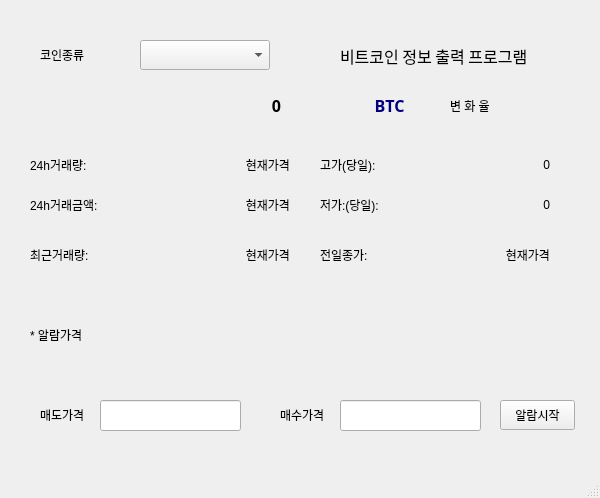
<?xml version="1.0" encoding="UTF-8"?>
<ui version="4.0">
 <class>MainWindow</class>
 <widget class="QMainWindow" name="MainWindow">
  <property name="geometry">
   <rect>
    <x>0</x>
    <y>0</y>
    <width>600</width>
    <height>498</height>
   </rect>
  </property>
  <property name="windowTitle">
   <string>MainWindow</string>
  </property>
  <widget class="QWidget" name="centralwidget">
   <widget class="QLabel" name="label">
    <property name="geometry">
     <rect>
      <x>340</x>
      <y>40</y>
      <width>241</width>
      <height>31</height>
     </rect>
    </property>
    <property name="font">
     <font>
      <family>휴먼엑스포</family>
      <pointsize>12</pointsize>
     </font>
    </property>
    <property name="text">
     <string>비트코인 정보 출력 프로그램</string>
    </property>
   </widget>
   <widget class="QLabel" name="trade_price">
    <property name="geometry">
     <rect>
      <x>30</x>
      <y>80</y>
      <width>251</width>
      <height>50</height>
     </rect>
    </property>
    <property name="font">
     <font>
      <family>휴먼엑스포</family>
      <pointsize>12</pointsize>
      <weight>75</weight>
      <bold>true</bold>
     </font>
    </property>
    <property name="text">
     <string>0</string>
    </property>
    <property name="alignment">
     <set>Qt::AlignRight|Qt::AlignTrailing|Qt::AlignVCenter</set>
    </property>
   </widget>
   <widget class="QLabel" name="high_price">
    <property name="geometry">
     <rect>
      <x>400</x>
      <y>150</y>
      <width>150</width>
      <height>30</height>
     </rect>
    </property>
    <property name="text">
     <string>0</string>
    </property>
    <property name="alignment">
     <set>Qt::AlignRight|Qt::AlignTrailing|Qt::AlignVCenter</set>
    </property>
   </widget>
   <widget class="QLabel" name="label_6">
    <property name="geometry">
     <rect>
      <x>320</x>
      <y>150</y>
      <width>70</width>
      <height>30</height>
     </rect>
    </property>
    <property name="text">
     <string>고가(당일):</string>
    </property>
   </widget>
   <widget class="QLabel" name="low_price">
    <property name="geometry">
     <rect>
      <x>400</x>
      <y>190</y>
      <width>150</width>
      <height>30</height>
     </rect>
    </property>
    <property name="text">
     <string>0</string>
    </property>
    <property name="alignment">
     <set>Qt::AlignRight|Qt::AlignTrailing|Qt::AlignVCenter</set>
    </property>
   </widget>
   <widget class="QLabel" name="label_9">
    <property name="geometry">
     <rect>
      <x>320</x>
      <y>190</y>
      <width>70</width>
      <height>30</height>
     </rect>
    </property>
    <property name="text">
     <string>저가:(당일):</string>
    </property>
   </widget>
   <widget class="QLabel" name="prev_closing_price">
    <property name="geometry">
     <rect>
      <x>400</x>
      <y>240</y>
      <width>150</width>
      <height>30</height>
     </rect>
    </property>
    <property name="text">
     <string>현재가격</string>
    </property>
    <property name="alignment">
     <set>Qt::AlignRight|Qt::AlignTrailing|Qt::AlignVCenter</set>
    </property>
   </widget>
   <widget class="QLabel" name="closing_price">
    <property name="geometry">
     <rect>
      <x>320</x>
      <y>240</y>
      <width>70</width>
      <height>30</height>
     </rect>
    </property>
    <property name="text">
     <string>전일종가:</string>
    </property>
   </widget>
   <widget class="QLabel" name="label_15">
    <property name="geometry">
     <rect>
      <x>30</x>
      <y>240</y>
      <width>70</width>
      <height>30</height>
     </rect>
    </property>
    <property name="text">
     <string>최근거래량:</string>
    </property>
   </widget>
   <widget class="QLabel" name="trade_volume">
    <property name="geometry">
     <rect>
      <x>130</x>
      <y>240</y>
      <width>160</width>
      <height>30</height>
     </rect>
    </property>
    <property name="text">
     <string>현재가격</string>
    </property>
    <property name="alignment">
     <set>Qt::AlignRight|Qt::AlignTrailing|Qt::AlignVCenter</set>
    </property>
   </widget>
   <widget class="QLabel" name="label_18">
    <property name="geometry">
     <rect>
      <x>30</x>
      <y>150</y>
      <width>70</width>
      <height>30</height>
     </rect>
    </property>
    <property name="text">
     <string>24h거래량:</string>
    </property>
   </widget>
   <widget class="QLabel" name="acc_trade_volume_24h">
    <property name="geometry">
     <rect>
      <x>130</x>
      <y>150</y>
      <width>160</width>
      <height>30</height>
     </rect>
    </property>
    <property name="text">
     <string>현재가격</string>
    </property>
    <property name="alignment">
     <set>Qt::AlignRight|Qt::AlignTrailing|Qt::AlignVCenter</set>
    </property>
   </widget>
   <widget class="QLabel" name="acc_trade_price_24h">
    <property name="geometry">
     <rect>
      <x>130</x>
      <y>190</y>
      <width>160</width>
      <height>30</height>
     </rect>
    </property>
    <property name="text">
     <string>현재가격</string>
    </property>
    <property name="alignment">
     <set>Qt::AlignRight|Qt::AlignTrailing|Qt::AlignVCenter</set>
    </property>
   </widget>
   <widget class="QLabel" name="label_21">
    <property name="geometry">
     <rect>
      <x>30</x>
      <y>190</y>
      <width>70</width>
      <height>30</height>
     </rect>
    </property>
    <property name="text">
     <string>24h거래금액:</string>
    </property>
   </widget>
   <widget class="QLabel" name="signed_change_rate">
    <property name="geometry">
     <rect>
      <x>450</x>
      <y>90</y>
      <width>101</width>
      <height>31</height>
     </rect>
    </property>
    <property name="text">
     <string>변 화 율</string>
    </property>
   </widget>
   <widget class="QLabel" name="coin_ticker_label">
    <property name="geometry">
     <rect>
      <x>349</x>
      <y>80</y>
      <width>81</width>
      <height>50</height>
     </rect>
    </property>
    <property name="font">
     <font>
      <family>휴먼엑스포</family>
      <pointsize>12</pointsize>
      <weight>75</weight>
      <bold>true</bold>
     </font>
    </property>
    <property name="styleSheet">
     <string notr="true">color: rgb(0, 0, 127);</string>
    </property>
    <property name="text">
     <string>BTC</string>
    </property>
    <property name="alignment">
     <set>Qt::AlignCenter</set>
    </property>
   </widget>
   <widget class="QLabel" name="label_5">
    <property name="geometry">
     <rect>
      <x>30</x>
      <y>320</y>
      <width>70</width>
      <height>30</height>
     </rect>
    </property>
    <property name="text">
     <string>* 알람가격</string>
    </property>
   </widget>
   <widget class="QLabel" name="label_7">
    <property name="geometry">
     <rect>
      <x>40</x>
      <y>400</y>
      <width>60</width>
      <height>30</height>
     </rect>
    </property>
    <property name="text">
     <string>매도가격</string>
    </property>
   </widget>
   <widget class="QLabel" name="label_10">
    <property name="geometry">
     <rect>
      <x>280</x>
      <y>400</y>
      <width>60</width>
      <height>30</height>
     </rect>
    </property>
    <property name="text">
     <string>매수가격</string>
    </property>
   </widget>
   <widget class="QPushButton" name="alarmButton">
    <property name="geometry">
     <rect>
      <x>500</x>
      <y>400</y>
      <width>75</width>
      <height>30</height>
     </rect>
    </property>
    <property name="text">
     <string>알람시작</string>
    </property>
   </widget>
   <widget class="QComboBox" name="coin_comboBox">
    <property name="geometry">
     <rect>
      <x>140</x>
      <y>40</y>
      <width>130</width>
      <height>30</height>
     </rect>
    </property>
   </widget>
   <widget class="QLabel" name="coin_name">
    <property name="geometry">
     <rect>
      <x>40</x>
      <y>40</y>
      <width>50</width>
      <height>30</height>
     </rect>
    </property>
    <property name="text">
     <string>코인종류</string>
    </property>
   </widget>
   <widget class="QLineEdit" name="alarm_price1">
    <property name="geometry">
     <rect>
      <x>100</x>
      <y>400</y>
      <width>141</width>
      <height>31</height>
     </rect>
    </property>
   </widget>
   <widget class="QLineEdit" name="alarm_price2">
    <property name="geometry">
     <rect>
      <x>340</x>
      <y>400</y>
      <width>141</width>
      <height>31</height>
     </rect>
    </property>
   </widget>
  </widget>
  <widget class="QMenuBar" name="menubar">
   <property name="geometry">
    <rect>
     <x>0</x>
     <y>0</y>
     <width>600</width>
     <height>21</height>
    </rect>
   </property>
  </widget>
  <widget class="QStatusBar" name="statusbar"/>
 </widget>
 <resources/>
 <connections/>
</ui>
